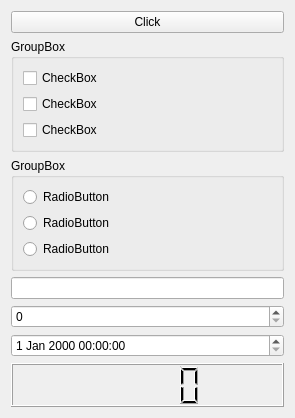
<?xml version="1.0" encoding="UTF-8"?>
<ui version="4.0">
 <class>Widget</class>
 <widget class="QWidget" name="Widget">
  <property name="geometry">
   <rect>
    <x>0</x>
    <y>0</y>
    <width>295</width>
    <height>418</height>
   </rect>
  </property>
  <property name="windowTitle">
   <string>Form</string>
  </property>
  <layout class="QVBoxLayout" name="verticalLayout_3">
   <item>
    <widget class="QPushButton" name="button">
     <property name="text">
      <string>Click</string>
     </property>
    </widget>
   </item>
   <item>
    <widget class="QGroupBox" name="groupBox">
     <property name="title">
      <string>GroupBox</string>
     </property>
     <layout class="QVBoxLayout" name="verticalLayout">
      <item>
       <widget class="QCheckBox" name="checkBox">
        <property name="text">
         <string>CheckBox</string>
        </property>
       </widget>
      </item>
      <item>
       <widget class="QCheckBox" name="checkBox_2">
        <property name="text">
         <string>CheckBox</string>
        </property>
       </widget>
      </item>
      <item>
       <widget class="QCheckBox" name="checkBox_3">
        <property name="text">
         <string>CheckBox</string>
        </property>
       </widget>
      </item>
     </layout>
    </widget>
   </item>
   <item>
    <widget class="QGroupBox" name="groupBox_2">
     <property name="title">
      <string>GroupBox</string>
     </property>
     <layout class="QVBoxLayout" name="verticalLayout_2">
      <item>
       <widget class="QRadioButton" name="radioButton">
        <property name="text">
         <string>RadioButton</string>
        </property>
       </widget>
      </item>
      <item>
       <widget class="QRadioButton" name="radioButton_2">
        <property name="text">
         <string>RadioButton</string>
        </property>
       </widget>
      </item>
      <item>
       <widget class="QRadioButton" name="radioButton_3">
        <property name="text">
         <string>RadioButton</string>
        </property>
       </widget>
      </item>
     </layout>
    </widget>
   </item>
   <item>
    <widget class="QLineEdit" name="lineEdit"/>
   </item>
   <item>
    <widget class="QSpinBox" name="spinBox"/>
   </item>
   <item>
    <widget class="QDateTimeEdit" name="dateTimeEdit"/>
   </item>
   <item>
    <widget class="QLCDNumber" name="lcdNumber"/>
   </item>
  </layout>
 </widget>
 <resources/>
 <connections/>
</ui>
